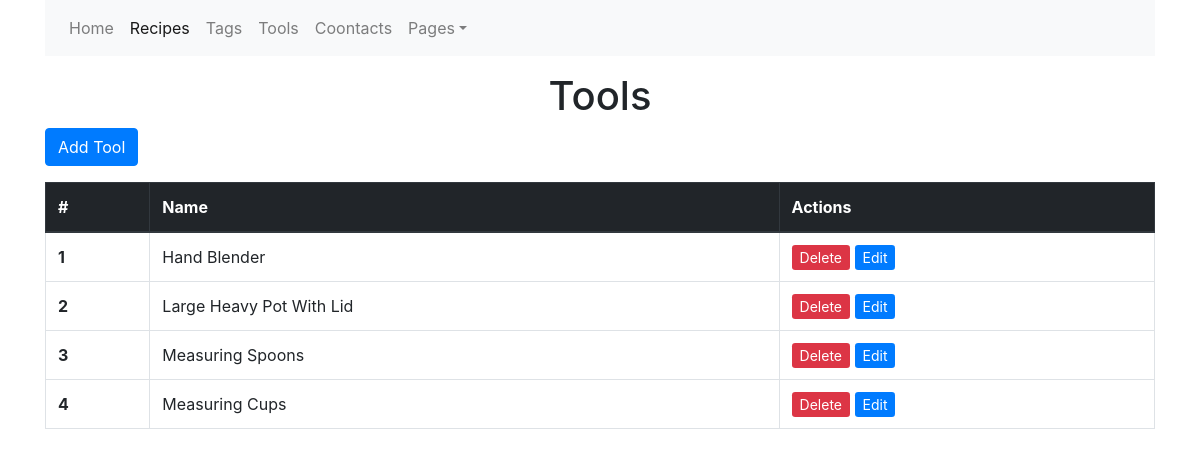
Page /tool/index on the committed database.
### tables this page shows
CREATE TABLE `tools` (
  `id` int(11) NOT NULL,
  `name` varchar(255) NOT NULL
);

### app/core/View.php (called while the page is built, shortened)
<?php
class View
{
    public static function admin($template, $data = null)
    {
        include "app/views/layouts/admin_layout.php";
    }
}

### app/controllers/Controller_Tool.php (called while the page is built, shortened)
<?php
class Controller_Tool extends Controller_Base
{
    public function action_index()
    {
        $tools = Tool::findAll();
        View::admin("tool/index", ["tools" => $tools]);
    }
}

### index.php (called while the page is built, shortened)
<?php
include "autoload.php";
include "app/models/Model.php";
include "app/core/View.php";
Route::start();

### autoload.php (called while the page is built, shortened)
<?php
function model_autoloader($class) {
    $file_path = __DIR__ . "/app/models/" . $class . ".php";
    switch($class) {
        case 'Tool': return require_once $file_path;
    }
}

### app/models/Model.php (called while the page is built, shortened)
<?php
class Model
{
    public static $db;
    public static function connect()
    {
        $host_dbname = "mysql:host=localhost;dbname=recipes";
        $username = "root";
        $password = "";
        self::$db = new PDO($host_dbname, $username, $password);
    }
    public static function findAll()
    {
        $table = static::getTable();
        $sql = "SELECT * FROM `$table`";
        $stmt = self::$db->query($sql);
        return $stmt->fetchAll(PDO::FETCH_ASSOC);
    }
}

### app/models/Tool.php (called while the page is built, shortened)
<?php
class Tool extends Model
{
    public static function getTable()
    {
        return 'tools';
    }
}

### app/views/tool/index.php (the view)
<?php
$count = 1;
?>
<div class="container">
	<h1 class="text-center">Tools</h1>
	<a href="/tool/add" class="btn btn-primary mb-3" role="button">Add Tool</a>
	<table class="table table-bordered table-hover">
		<thead class="thead-dark">
		<tr>
			<th scope="col">#</th>
			<th scope="col">Name</th>
            <th scope="col">Actions</th>
		</tr>
		</thead>
		<tbody>
            <?foreach($tools as $tool): ?>
            <tr>
                <th scope="row"><?= $count++ ?></th>
                <td>
                    <?= $tool['name'] ?>
                </td>
                <td>
                    <a href="#" class="btn-sm btn-danger tool-delete" tool_id="<?= $tool['id'] ?>">Delete</a>
                    <a href="/tool/edit?id=<?= $tool['id'] ?>" class="btn-sm btn-primary">Edit</a>
                </td>
            </tr>
            <?endforeach?>
		</tbody>
	</table>
</div>

### rows in the picture
tools: name "Hand Blender"
tools: name "Large Heavy Pot With Lid"
tools: name "Measuring Spoons"
tools: name "Measuring Cups"
